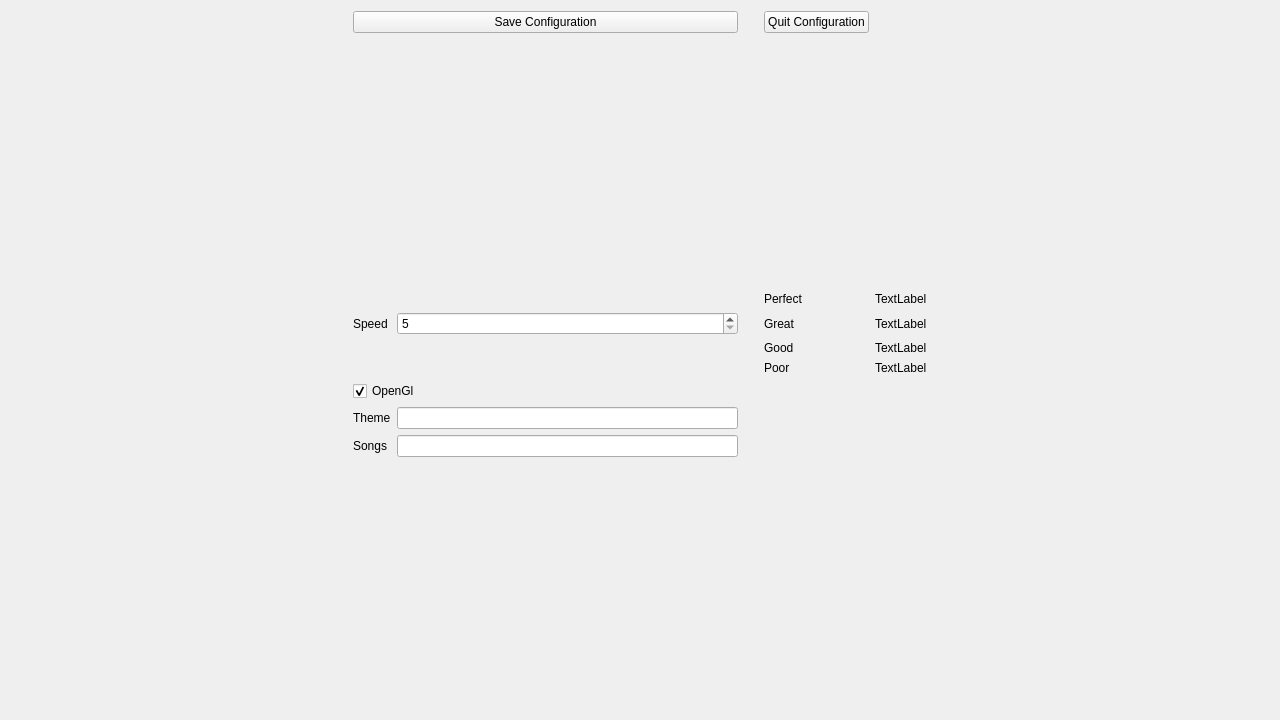
<?xml version="1.0" encoding="UTF-8"?>
<ui version="4.0">
 <class>WidgetConfigurarDTX</class>
 <widget class="QWidget" name="WidgetConfigurarDTX">
  <property name="geometry">
   <rect>
    <x>0</x>
    <y>0</y>
    <width>1280</width>
    <height>720</height>
   </rect>
  </property>
  <property name="windowTitle">
   <string>Form</string>
  </property>
  <layout class="QGridLayout" name="gridLayout">
   <item row="2" column="6">
    <widget class="QLabel" name="perfect_time_Label">
     <property name="text">
      <string>TextLabel</string>
     </property>
    </widget>
   </item>
   <item row="3" column="2">
    <widget class="QSpinBox" name="speed_SpinBox">
     <property name="minimum">
      <number>5</number>
     </property>
     <property name="maximum">
      <number>5000</number>
     </property>
     <property name="singleStep">
      <number>10</number>
     </property>
    </widget>
   </item>
   <item row="3" column="1">
    <widget class="QLabel" name="speed_Label">
     <property name="autoFillBackground">
      <bool>true</bool>
     </property>
     <property name="text">
      <string>Speed</string>
     </property>
    </widget>
   </item>
   <item row="0" column="1" colspan="2">
    <widget class="QPushButton" name="saveButton">
     <property name="text">
      <string>Save Configuration</string>
     </property>
    </widget>
   </item>
   <item row="4" column="4">
    <widget class="QLabel" name="good_Label">
     <property name="autoFillBackground">
      <bool>true</bool>
     </property>
     <property name="text">
      <string>Good</string>
     </property>
    </widget>
   </item>
   <item row="3" column="4">
    <widget class="QLabel" name="great_Label">
     <property name="autoFillBackground">
      <bool>true</bool>
     </property>
     <property name="text">
      <string>Great</string>
     </property>
    </widget>
   </item>
   <item row="7" column="1">
    <widget class="QLabel" name="theme_Label">
     <property name="autoFillBackground">
      <bool>true</bool>
     </property>
     <property name="text">
      <string>Theme</string>
     </property>
    </widget>
   </item>
   <item row="4" column="6">
    <widget class="QLabel" name="good_time_Label">
     <property name="text">
      <string>TextLabel</string>
     </property>
    </widget>
   </item>
   <item row="2" column="4">
    <widget class="QLabel" name="perfect_Label">
     <property name="autoFillBackground">
      <bool>true</bool>
     </property>
     <property name="text">
      <string>Perfect</string>
     </property>
    </widget>
   </item>
   <item row="3" column="6">
    <widget class="QLabel" name="great_time_Label">
     <property name="text">
      <string>TextLabel</string>
     </property>
    </widget>
   </item>
   <item row="0" column="4">
    <widget class="QPushButton" name="exitButton">
     <property name="text">
      <string>Quit Configuration</string>
     </property>
    </widget>
   </item>
   <item row="5" column="6">
    <widget class="QLabel" name="poor_time_Label">
     <property name="text">
      <string>TextLabel</string>
     </property>
    </widget>
   </item>
   <item row="1" column="3">
    <spacer name="verticalSpacer">
     <property name="orientation">
      <enum>Qt::Vertical</enum>
     </property>
     <property name="sizeHint" stdset="0">
      <size>
       <width>20</width>
       <height>40</height>
      </size>
     </property>
    </spacer>
   </item>
   <item row="7" column="2">
    <widget class="QLineEdit" name="theme_LineEdit"/>
   </item>
   <item row="6" column="1" colspan="2">
    <widget class="QCheckBox" name="checkBox_Gl">
     <property name="text">
      <string>OpenGl</string>
     </property>
     <property name="checked">
      <bool>true</bool>
     </property>
    </widget>
   </item>
   <item row="9" column="2">
    <spacer name="verticalSpacer_2">
     <property name="orientation">
      <enum>Qt::Vertical</enum>
     </property>
     <property name="sizeHint" stdset="0">
      <size>
       <width>20</width>
       <height>40</height>
      </size>
     </property>
    </spacer>
   </item>
   <item row="5" column="4">
    <widget class="QLabel" name="poor_Label">
     <property name="autoFillBackground">
      <bool>true</bool>
     </property>
     <property name="text">
      <string>Poor</string>
     </property>
    </widget>
   </item>
   <item row="3" column="7">
    <spacer name="horizontalSpacer">
     <property name="orientation">
      <enum>Qt::Horizontal</enum>
     </property>
     <property name="sizeHint" stdset="0">
      <size>
       <width>40</width>
       <height>20</height>
      </size>
     </property>
    </spacer>
   </item>
   <item row="3" column="0">
    <spacer name="horizontalSpacer_2">
     <property name="orientation">
      <enum>Qt::Horizontal</enum>
     </property>
     <property name="sizeHint" stdset="0">
      <size>
       <width>40</width>
       <height>20</height>
      </size>
     </property>
    </spacer>
   </item>
   <item row="8" column="1">
    <widget class="QLabel" name="songs_Label">
     <property name="text">
      <string>Songs</string>
     </property>
    </widget>
   </item>
   <item row="8" column="2">
    <widget class="QLineEdit" name="songs_LineEdit"/>
   </item>
  </layout>
 </widget>
 <tabstops>
  <tabstop>saveButton</tabstop>
  <tabstop>exitButton</tabstop>
  <tabstop>speed_SpinBox</tabstop>
  <tabstop>checkBox_Gl</tabstop>
  <tabstop>theme_LineEdit</tabstop>
 </tabstops>
 <resources/>
 <connections/>
</ui>
